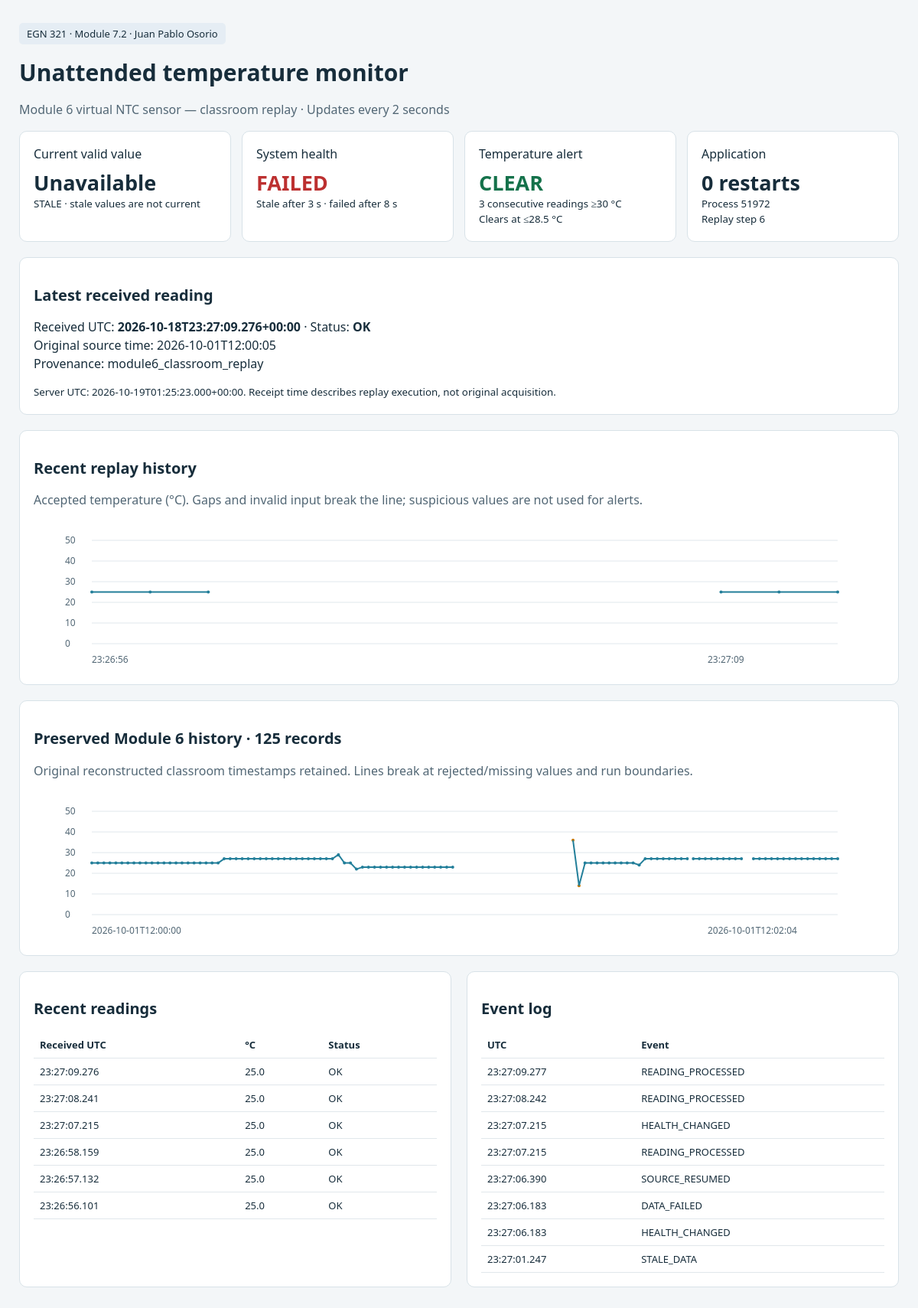
The page / on the database its author committed.
### tables this page shows
CREATE TABLE state(id INTEGER PRIMARY KEY CHECK(id=1),cursor INTEGER,cycle INTEGER,
          high_count INTEGER,alert INTEGER,last_valid REAL,last_received REAL,health TEXT,started REAL,
          heartbeat REAL,pid INTEGER,restarts INTEGER);

CREATE TABLE live_readings(id INTEGER PRIMARY KEY, received_at TEXT, received_epoch REAL,
          source_timestamp TEXT, source_record_id INTEGER, raw_value TEXT, accepted_value REAL, status TEXT,
          provenance TEXT, cycle INTEGER);

CREATE TABLE events(id INTEGER PRIMARY KEY,timestamp TEXT,kind TEXT,details TEXT);

### app.py (the view)
@app.get('/')
def dashboard(): return render_template('dashboard.html',d=m.snapshot())

### monitor.py (called while the page is built)
def utc(t=None):
    return datetime.fromtimestamp(time.time() if t is None else t, timezone.utc).isoformat(timespec='milliseconds')

def connect():
    c = sqlite3.connect(DB, timeout=10)
    c.row_factory = sqlite3.Row
    return c

def health_state(now,last_valid,started,status,alert):
    age=now-(last_valid if last_valid is not None else started)
    if age>FAILED: return 'FAILED'
    if age>STALE: return 'DEGRADED'
    if last_valid is None: return 'RECOVERING'
    if status!='OK' or alert: return 'DEGRADED'
    return 'HEALTHY'

### templates/dashboard.html (shortened to what this page needs)
<!doctype html><html lang="en"><head><meta charset="utf-8"><meta name="viewport" content="width=device-width, initial-scale=1"><meta http-equiv="refresh" content="2"><title>Temperature Monitor | Juan Pablo Osorio</title></head><body><main><span class="badge">EGN 321 · Module 7.2 · Juan Pablo Osorio</span><h1>Unattended temperature monitor</h1><p class="muted">{{ 'Controlled test fixtures — not physical sensor measurements' if d.mode=='demo' else 'Module 6 virtual NTC sensor — classroom replay' }} · Updates every 2 seconds</p>
<div class="cards"><div class="card">Current valid value<div class="value">{{ '%.1f °C'|format(d.current) if d.current is not none else 'Unavailable' }}</div><small>{{d.data_status}} · stale values are not current</small></div><div class="card">System health<div class="value {{d.health}}">{{d.health}}</div><small>Stale after 3 s · failed after 8 s</small></div><div class="card">Temperature alert<div class="value {{'active' if d.alert else 'HEALTHY'}}">{{'ACTIVE' if d.alert else 'CLEAR'}}</div><small>3 consecutive readings ≥30 °C<br>Clears at ≤28.5 °C</small></div><div class="card">Application<div class="value">{{d.restarts}} restarts</div><small>Process {{d.pid}}<br>Replay step {{d.cursor}}</small></div></div>
<section><h2>Latest received reading</h2>{% if d.latest %}<p>Received UTC: <strong>{{d.latest.received_at}}</strong> · Status: <strong>{{d.latest.status}}</strong><br>Original source time: {{d.latest.source_timestamp or 'Not applicable — injected fixture'}}<br>Provenance: {{d.latest.provenance}}</p>{% else %}<p>No input received yet.</p>{% endif %}<small>Server UTC: {{d.server_time}}. Receipt time describes replay execution, not original acquisition.</small></section>
<section><h2>Recent replay history</h2><p class="muted">Accepted temperature (°C). Gaps and invalid input break the line; suspicious values are not used for alerts.</p><svg id="live" viewBox="0 0 1050 190" role="img" aria-label="Recent replay temperature"></svg></section>
<section><h2>Preserved Module 6 history · {{d.archive|length}} records</h2><p class="muted">Original reconstructed classroom timestamps retained. Lines break at rejected/missing values and run boundaries.</p><svg id="archive" viewBox="0 0 1050 190" role="img" aria-label="Module 6 historical temperature"></svg></section>
<div class="grid"><section><h2>Recent readings</h2><table><tr><th>Received UTC</th><th>°C</th><th>Status</th></tr>{% for r in d.rows[-8:]|reverse %}<tr><td>{{r.received_at[11:23]}}</td><td>{{r.accepted_value if r.accepted_value is not none else '—'}}</td><td>{{r.status}}</td></tr>{% endfor %}</table></section><section><h2>Event log</h2><table><tr><th>UTC</th><th>Event</th></tr>{% for e in d.events[:8] %}<tr><td>{{e.timestamp[11:23]}}</td><td>{{e.kind}}</td></tr>{% endfor %}</table></section></div>
</main></body></html>

### templates/dashboard.html (style rules this page uses)
body { font:16px system-ui;margin:0;background:#f3f6f8;color:#172d3b }
main { max-width:1150px;margin:32px auto;padding:0 24px }
h1 { font-size:30px;margin-bottom:4px }
h2 { font-size:20px }
p { line-height:1.5 }
.muted { color:#526775 }
.cards { display:grid;grid-template-columns:repeat(4,1fr);gap:14px }
.card,section { background:white;border:1px solid #d8e2e8;border-radius:10px;padding:18px;margin-bottom:20px }
.value { font-size:27px;font-weight:700;margin-top:8px }
.HEALTHY { color:#15724b }
.FAILED,.active { color:#bc3030 }
table { width:100%;border-collapse:collapse;font-size:13px }
th,td { text-align:left;padding:8px;border-bottom:1px solid #e1e7eb }
svg { width:100%;height:190px }
.badge { background:#e5edf4;padding:5px 10px;border-radius:5px;font-size:13px }
small { display:block;line-height:1.5 }
.grid { display:grid;grid-template-columns:1fr 1fr;gap:20px }

### rows shown on the page
state: alert "CLEAR", restarts "0", pid "51972", cursor "6"
live_readings: latest.received_at "2026-10-18T23:27:09.276+00:00", latest.status "OK", latest "2026-10-01T12:00:05", latest.provenance "module6_classroom_replay", received_at "23:27:09.276", accepted_value "25.0", status "OK"
live_readings: received_at "23:27:08.241", accepted_value "25.0", status "OK"
live_readings: received_at "23:27:07.215", accepted_value "25.0", status "OK"
live_readings: received_at "23:26:58.159", accepted_value "25.0", status "OK"
live_readings: received_at "23:26:57.132", accepted_value "25.0", status "OK"
live_readings: received_at "23:26:56.101", accepted_value "25.0", status "OK"
events: timestamp "23:27:09.277", kind "READING_PROCESSED"
events: timestamp "23:27:08.242", kind "READING_PROCESSED"
events: timestamp "23:27:07.215", kind "HEALTH_CHANGED"
events: timestamp "23:27:07.215", kind "READING_PROCESSED"
events: timestamp "23:27:06.390", kind "SOURCE_RESUMED"
events: timestamp "23:27:06.183", kind "DATA_FAILED"
events: timestamp "23:27:06.183", kind "HEALTH_CHANGED"
events: timestamp "23:27:01.247", kind "STALE_DATA"

### other values the page prints
{{ d.data_status }} "STALE"
{{ d.health }} "FAILED"
{{ d.server_time }} "2026-10-19T01:25:23.000+00:00"
{{ d.archive|length }} "125"
